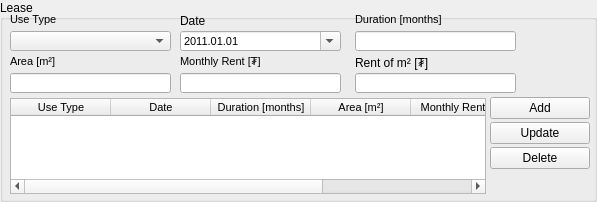
    <widget class="QGroupBox" name="groupBox_49">
     <property name="geometry">
      <rect>
       <x>233</x>
       <y>157</y>
       <width>597</width>
       <height>202</height>
      </rect>
     </property>
     <property name="title">
      <string>Lease</string>
     </property>
     <widget class="QLabel" name="label_77">
      <property name="geometry">
       <rect>
        <x>180</x>
        <y>11</y>
        <width>156</width>
        <height>20</height>
       </rect>
      </property>
      <property name="minimumSize">
       <size>
        <width>0</width>
        <height>20</height>
       </size>
      </property>
      <property name="maximumSize">
       <size>
        <width>16777215</width>
        <height>20</height>
       </size>
      </property>
      <property name="text">
       <string>Date</string>
      </property>
     </widget>
     <widget class="QDateEdit" name="i_lease_dateEdit">
      <property name="geometry">
       <rect>
        <x>180</x>
        <y>31</y>
        <width>161</width>
        <height>20</height>
       </rect>
      </property>
      <property name="minimumSize">
       <size>
        <width>0</width>
        <height>20</height>
       </size>
      </property>
      <property name="maximumSize">
       <size>
        <width>16777215</width>
        <height>20</height>
       </size>
      </property>
      <property name="font">
       <font>
        <pointsize>8</pointsize>
       </font>
      </property>
      <property name="dateTime">
       <datetime>
        <hour>0</hour>
        <minute>0</minute>
        <second>0</second>
        <year>2011</year>
        <month>1</month>
        <day>1</day>
       </datetime>
      </property>
      <property name="displayFormat">
       <string>yyyy.MM.dd</string>
      </property>
      <property name="calendarPopup">
       <bool>true</bool>
      </property>
     </widget>
     <widget class="QPushButton" name="i_lease_add_button">
      <property name="geometry">
       <rect>
        <x>490</x>
        <y>97</y>
        <width>100</width>
        <height>22</height>
       </rect>
      </property>
      <property name="sizePolicy">
       <sizepolicy hsizetype="Fixed" vsizetype="Fixed">
        <horstretch>0</horstretch>
        <verstretch>0</verstretch>
       </sizepolicy>
      </property>
      <property name="minimumSize">
       <size>
        <width>0</width>
        <height>22</height>
       </size>
      </property>
      <property name="maximumSize">
       <size>
        <width>100</width>
        <height>22</height>
       </size>
      </property>
      <property name="text">
       <string>Add</string>
      </property>
     </widget>
     <widget class="QPushButton" name="i_lease_update_button">
      <property name="geometry">
       <rect>
        <x>490</x>
        <y>122</y>
        <width>100</width>
        <height>22</height>
       </rect>
      </property>
      <property name="sizePolicy">
       <sizepolicy hsizetype="Fixed" vsizetype="Fixed">
        <horstretch>0</horstretch>
        <verstretch>0</verstretch>
       </sizepolicy>
      </property>
      <property name="minimumSize">
       <size>
        <width>0</width>
        <height>22</height>
       </size>
      </property>
      <property name="maximumSize">
       <size>
        <width>100</width>
        <height>22</height>
       </size>
      </property>
      <property name="text">
       <string>Update</string>
      </property>
     </widget>
     <widget class="QPushButton" name="i_lease_delete_button">
      <property name="geometry">
       <rect>
        <x>490</x>
        <y>147</y>
        <width>100</width>
        <height>22</height>
       </rect>
      </property>
      <property name="minimumSize">
       <size>
        <width>0</width>
        <height>22</height>
       </size>
      </property>
      <property name="maximumSize">
       <size>
        <width>100</width>
        <height>22</height>
       </size>
      </property>
      <property name="text">
       <string>Delete</string>
      </property>
     </widget>
     <widget class="QLabel" name="decisionDateLabel_8">
      <property name="geometry">
       <rect>
        <x>355</x>
        <y>6</y>
        <width>157</width>
        <height>20</height>
       </rect>
      </property>
      <property name="minimumSize">
       <size>
        <width>0</width>
        <height>20</height>
       </size>
      </property>
      <property name="maximumSize">
       <size>
        <width>16777215</width>
        <height>20</height>
       </size>
      </property>
      <property name="font">
       <font>
        <pointsize>8</pointsize>
       </font>
      </property>
      <property name="text">
       <string>Duration [months]</string>
      </property>
      <property name="alignment">
       <set>Qt::AlignBottom|Qt::AlignLeading|Qt::AlignLeft</set>
      </property>
     </widget>
     <widget class="QLineEdit" name="i_lease_duration_edit">
      <property name="geometry">
       <rect>
        <x>355</x>
        <y>31</y>
        <width>161</width>
        <height>20</height>
       </rect>
      </property>
      <property name="minimumSize">
       <size>
        <width>0</width>
        <height>20</height>
       </size>
      </property>
      <property name="maximumSize">
       <size>
        <width>16777215</width>
        <height>20</height>
       </size>
      </property>
      <property name="font">
       <font>
        <pointsize>8</pointsize>
       </font>
      </property>
     </widget>
     <widget class="QTableWidget" name="i_lease_twidget">
      <property name="geometry">
       <rect>
        <x>10</x>
        <y>98</y>
        <width>476</width>
        <height>96</height>
       </rect>
      </property>
      <property name="font">
       <font>
        <pointsize>8</pointsize>
       </font>
      </property>
      <column>
       <property name="text">
        <string>Use Type</string>
       </property>
      </column>
      <column>
       <property name="text">
        <string>Date</string>
       </property>
      </column>
      <column>
       <property name="text">
        <string>Duration [months]</string>
       </property>
      </column>
      <column>
       <property name="text">
        <string>Area [m²]</string>
       </property>
      </column>
      <column>
       <property name="text">
        <string>Monthly Rent [₮]</string>
       </property>
      </column>
      <column>
       <property name="text">
        <string>Rent of m² [₮]</string>
       </property>
      </column>
     </widget>
     <widget class="QLabel" name="applicationDateLabel_31">
      <property name="geometry">
       <rect>
        <x>10</x>
        <y>6</y>
        <width>175</width>
        <height>20</height>
       </rect>
      </property>
      <property name="minimumSize">
       <size>
        <width>0</width>
        <height>20</height>
       </size>
      </property>
      <property name="maximumSize">
       <size>
        <width>16777215</width>
        <height>20</height>
       </size>
      </property>
      <property name="font">
       <font>
        <pointsize>8</pointsize>
       </font>
      </property>
      <property name="text">
       <string>Use Type</string>
      </property>
      <property name="alignment">
       <set>Qt::AlignBottom|Qt::AlignLeading|Qt::AlignLeft</set>
      </property>
     </widget>
     <widget class="QLabel" name="decisionDateLabel_25">
      <property name="geometry">
       <rect>
        <x>180</x>
        <y>48</y>
        <width>157</width>
        <height>20</height>
       </rect>
      </property>
      <property name="minimumSize">
       <size>
        <width>0</width>
        <height>20</height>
       </size>
      </property>
      <property name="maximumSize">
       <size>
        <width>16777215</width>
        <height>20</height>
       </size>
      </property>
      <property name="font">
       <font>
        <pointsize>8</pointsize>
       </font>
      </property>
      <property name="text">
       <string>Monthly Rent [₮]</string>
      </property>
      <property name="alignment">
       <set>Qt::AlignBottom|Qt::AlignLeading|Qt::AlignLeft</set>
      </property>
     </widget>
     <widget class="QLabel" name="applicationDateLabel_32">
      <property name="geometry">
       <rect>
        <x>10</x>
        <y>48</y>
        <width>175</width>
        <height>20</height>
       </rect>
      </property>
      <property name="minimumSize">
       <size>
        <width>0</width>
        <height>20</height>
       </size>
      </property>
      <property name="maximumSize">
       <size>
        <width>16777215</width>
        <height>20</height>
       </size>
      </property>
      <property name="font">
       <font>
        <pointsize>8</pointsize>
       </font>
      </property>
      <property name="text">
       <string>Area [m²]</string>
      </property>
      <property name="alignment">
       <set>Qt::AlignBottom|Qt::AlignLeading|Qt::AlignLeft</set>
      </property>
     </widget>
     <widget class="QLineEdit" name="i_lease_month_edit">
      <property name="geometry">
       <rect>
        <x>180</x>
        <y>73</y>
        <width>161</width>
        <height>20</height>
       </rect>
      </property>
      <property name="minimumSize">
       <size>
        <width>0</width>
        <height>20</height>
       </size>
      </property>
      <property name="maximumSize">
       <size>
        <width>16777215</width>
        <height>20</height>
       </size>
      </property>
      <property name="font">
       <font>
        <pointsize>8</pointsize>
       </font>
      </property>
     </widget>
     <widget class="QLabel" name="label_78">
      <property name="geometry">
       <rect>
        <x>355</x>
        <y>53</y>
        <width>151</width>
        <height>20</height>
       </rect>
      </property>
      <property name="minimumSize">
       <size>
        <width>0</width>
        <height>20</height>
       </size>
      </property>
      <property name="maximumSize">
       <size>
        <width>16777215</width>
        <height>20</height>
       </size>
      </property>
      <property name="text">
       <string>Rent of m² [₮]</string>
      </property>
     </widget>
     <widget class="QLineEdit" name="i_lease_area_edit">
      <property name="geometry">
       <rect>
        <x>10</x>
        <y>73</y>
        <width>161</width>
        <height>20</height>
       </rect>
      </property>
      <property name="minimumSize">
       <size>
        <width>0</width>
        <height>20</height>
       </size>
      </property>
      <property name="maximumSize">
       <size>
        <width>16777215</width>
        <height>20</height>
       </size>
      </property>
      <property name="font">
       <font>
        <pointsize>8</pointsize>
       </font>
      </property>
     </widget>
     <widget class="QLineEdit" name="i_lease_other_edit">
      <property name="geometry">
       <rect>
        <x>355</x>
        <y>73</y>
        <width>161</width>
        <height>20</height>
       </rect>
      </property>
      <property name="minimumSize">
       <size>
        <width>0</width>
        <height>20</height>
       </size>
      </property>
      <property name="maximumSize">
       <size>
        <width>16777215</width>
        <height>20</height>
       </size>
      </property>
      <property name="font">
       <font>
        <pointsize>8</pointsize>
       </font>
      </property>
     </widget>
     <widget class="QComboBox" name="i_lease_use_type_cbox">
      <property name="geometry">
       <rect>
        <x>10</x>
        <y>31</y>
        <width>161</width>
        <height>20</height>
       </rect>
      </property>
      <property name="minimumSize">
       <size>
        <width>0</width>
        <height>20</height>
       </size>
      </property>
      <property name="maximumSize">
       <size>
        <width>16777215</width>
        <height>20</height>
       </size>
      </property>
     </widget>
    </widget>
